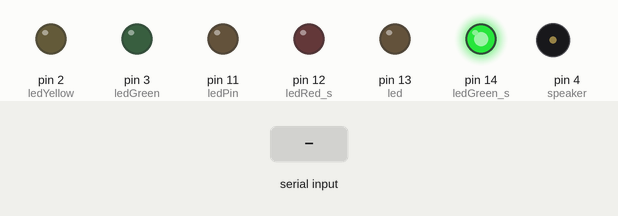
Recording of a sketch running on a simulated Arduino Mega 2560, built with avr-gcc and run on an emulated ATmega2560. Parts: output pins drawn as LEDs (lit = HIGH), buzzer (waves = sounding). The inputs (shaded band) are chosen by the test bench. Random numbers use the default seed unless the sketch sets one; pins used as bus, display or sensor lines are not drawn; what the sketch prints to the serial monitor is not drawn.

Above: at 1.2 s.
1.3 s: "1" received over Serial
At 2.3 s:
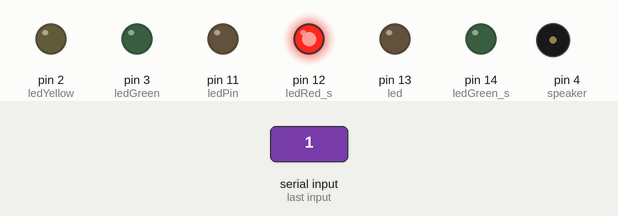
4.3 s: "2" received over the second serial link
At 5.0 s:
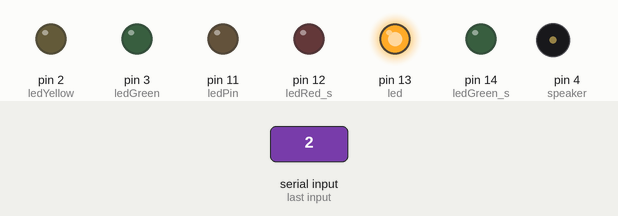
7.3 s: "3" received over Serial
At 10.4 s:
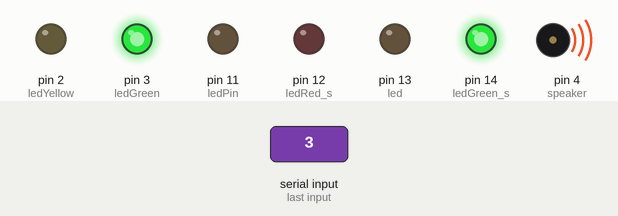
Timing chart, 0 to 22.3 s (numbered marks = the images above; inputs shaded):
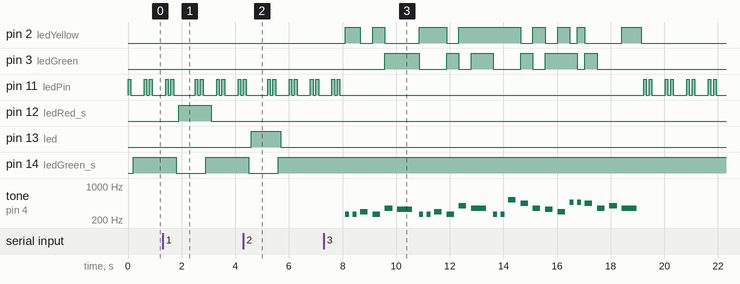

Measured:
- after the input at 1.3 s, pin 12 (ledRed_s): LOW → HIGH after 0.60 s, → LOW 1.2 s later; pin 14 (ledGreen_s): HIGH → LOW after 0.50 s, → HIGH 1.1 s later
- after the input at 4.3 s, pin 13 (led): LOW → HIGH after 0.30 s, → LOW 1.1 s later; pin 14 (ledGreen_s): HIGH → LOW after 0.20 s, → HIGH 1.1 s later
- after the input at 7.3 s, pin 2 (ledYellow): LOW → HIGH after 0.81 s, → LOW 0.56 s later, → HIGH 0.46 s later, → LOW 0.46 s later, … (16 changes in this stretch); pin 3 (ledGreen): LOW → HIGH after 2.3 s, → LOW 1.3 s later, → HIGH 1.0 s later, → LOW 0.46 s later, … (12 changes in this stretch)

The sketch:

Alarm.ino
```cpp
// Defining frequency of each music note
#include "pitches.h"
const int led = LED_BUILTIN;
const int ledRed=1;
const int ledYellow=2;
const int ledGreen=3;
const int ledRed_s=12;
const int ledYellow_s=13;
const int ledGreen_s=14;
const int speaker=4;
const int ledPin = 11;
const float songSpeed = 1.0;

int melody[] = {
  NOTE_C4, NOTE_C4, NOTE_D4, NOTE_C4, NOTE_F4, NOTE_E4, NOTE_C4, NOTE_C4, NOTE_D4, NOTE_C4, NOTE_G4, NOTE_F4, NOTE_C4, NOTE_C4, NOTE_C5, NOTE_A4, NOTE_F4, NOTE_E4, NOTE_D4, NOTE_AS4, NOTE_AS4, NOTE_A4, NOTE_F4, NOTE_G4, NOTE_F4
};


//note durations: 4 = quarter note, 8 = eight note, etc.
int noteDurations[] = {
  8, 8, 4, 4, 4, 2, 8, 8, 4, 4, 4, 2, 8, 8, 4, 4, 4, 4, 4, 8, 8, 4, 4, 4, 2,
};


int arrivingdatabyte;
void setup() {
  Serial.begin(9600);
  Serial1.begin(9600); // Default communication rate of the Bluetooth module
  pinMode(led, OUTPUT);
  pinMode(ledRed,OUTPUT);
  pinMode(ledYellow,OUTPUT);
  pinMode(ledGreen,OUTPUT);
  pinMode(ledRed_s,OUTPUT);
  pinMode(ledYellow_s,OUTPUT);
  pinMode(ledGreen_s,OUTPUT);
  pinMode(speaker,OUTPUT);
  pinMode(ledPin, OUTPUT);
}

int songState=1;
int order;
void getOrder(){
  order=0;
  if (Serial.available()>0){
    order=Serial.read();}
  if (Serial1.available()>0){
    order=Serial1.read();
    }
   Serial1.println(order);
  }

void loop() {
  powerStatue();
  getOrder();
  switch (order) {
    case 49 :
      turnOffLED(ledGreen_s);
      turnOnLED(ledRed_s);
      Serial.println("Warning!RED！");
      Serial1.println("Warning!");
      delay(500);
      break;
    case 50:
      turnOffLED(ledGreen_s);
      turnOnLED(ledYellow_s);
      Serial.println("Warning!YELLOW！");
      Serial1.println("Warning!");
      delay(500);
      break;
    case 51:
      playSongChristmas(1);
      delay(100);
      break;
    default:
      turnOnLED(ledGreen_s);
      turnOffLED(ledYellow_s);
      turnOffLED(ledRed_s);
      Serial.println("there is no order for now");
      Serial1.println("there is no order for now");
      delay(100);
      break;
   }
  powerStatue();
}
void powerStatue(){
  digitalWrite(ledPin, HIGH);   // set the LED on
  delay(100);                  // wait for a second
  digitalWrite(ledPin, LOW);    // set the LED off
  delay(100);                  // wait for a second
  }
void turnOnLED(int LEDName){
  digitalWrite(LEDName, HIGH);
  delay(100);
  }
void turnOffLED(int LEDName){
  digitalWrite(LEDName, LOW);
  delay(100);
  }
void blink(int LEDName){
  turnOnLED(LEDName);
  delay(1000);
  turnOffLED(LEDName);
  delay(1000);
  }


void playSongChristmas(int playState){

if (playState == 1) {

for (int thisNote = 0 ; thisNote < 25 ; thisNote++) {
    int randomLight1 = random(1, 4);
    int randomLight2 = random(1, 4);
    int randomLight3 = random(1, 4);

    delay(100);
    digitalWrite(1, LOW);
    digitalWrite(2, LOW);
    digitalWrite(3, LOW);

    digitalWrite (randomLight1, HIGH);
    digitalWrite (randomLight2, HIGH);

    digitalWrite (randomLight3, LOW);
    //digitalWrite (random(1, 4), LOW);


    int noteDuration = 1130/noteDurations[thisNote];
    tone (speaker, melody[thisNote], noteDuration);

    int pause = noteDuration * 1.275;
    delay (pause);

    noTone(speaker);

    }
}
    digitalWrite(1, LOW);
    digitalWrite(2, LOW);
    digitalWrite(3, LOW);
}
```

pitches.h
```cpp
/*************************************************
 * Public Constants
 *************************************************/

#define NOTE_B0  31
#define NOTE_C1  33
#define NOTE_CS1 35
#define NOTE_D1  37
#define NOTE_DS1 39
#define NOTE_E1  41
#define NOTE_F1  44
#define NOTE_FS1 46
#define NOTE_G1  49
#define NOTE_GS1 52
#define NOTE_A1  55
#define NOTE_AS1 58
#define NOTE_B1  62
#define NOTE_C2  65
#define NOTE_CS2 69
#define NOTE_D2  73
#define NOTE_DS2 78
#define NOTE_E2  82
#define NOTE_F2  87
#define NOTE_FS2 93
#define NOTE_G2  98
#define NOTE_GS2 104
#define NOTE_A2  110
#define NOTE_AS2 117
#define NOTE_B2  123
#define NOTE_C3  131
#define NOTE_CS3 139
#define NOTE_D3  147
#define NOTE_DS3 156
#define NOTE_E3  165
#define NOTE_F3  175
#define NOTE_FS3 185
#define NOTE_G3  196
#define NOTE_GS3 208
#define NOTE_A3  220
#define NOTE_AS3 233
#define NOTE_B3  247
#define NOTE_C4  262
#define NOTE_CS4 277
#define NOTE_D4  294
#define NOTE_DS4 311
#define NOTE_E4  330
#define NOTE_F4  349
#define NOTE_FS4 370
#define NOTE_G4  392
#define NOTE_GS4 415
#define NOTE_A4  440
#define NOTE_AS4 466
#define NOTE_B4  494
#define NOTE_C5  523
#define NOTE_CS5 554
#define NOTE_D5  587
#define NOTE_DS5 622
#define NOTE_E5  659
#define NOTE_F5  698
#define NOTE_FS5 740
#define NOTE_G5  784
#define NOTE_GS5 831
#define NOTE_A5  880
#define NOTE_AS5 932
#define NOTE_B5  988
#define NOTE_C6  1047
#define NOTE_CS6 1109
#define NOTE_D6  1175
#define NOTE_DS6 1245
#define NOTE_E6  1319
#define NOTE_F6  1397
#define NOTE_FS6 1480
#define NOTE_G6  1568
#define NOTE_GS6 1661
#define NOTE_A6  1760
#define NOTE_AS6 1865
#define NOTE_B6  1976
#define NOTE_C7  2093
#define NOTE_CS7 2217
#define NOTE_D7  2349
#define NOTE_DS7 2489
#define NOTE_E7  2637
#define NOTE_F7  2794
#define NOTE_FS7 2960
#define NOTE_G7  3136
#define NOTE_GS7 3322
#define NOTE_A7  3520
#define NOTE_AS7 3729
#define NOTE_B7  3951
#define NOTE_C8  4186
#define NOTE_CS8 4435
#define NOTE_D8  4699
#define NOTE_DS8 4978
```
